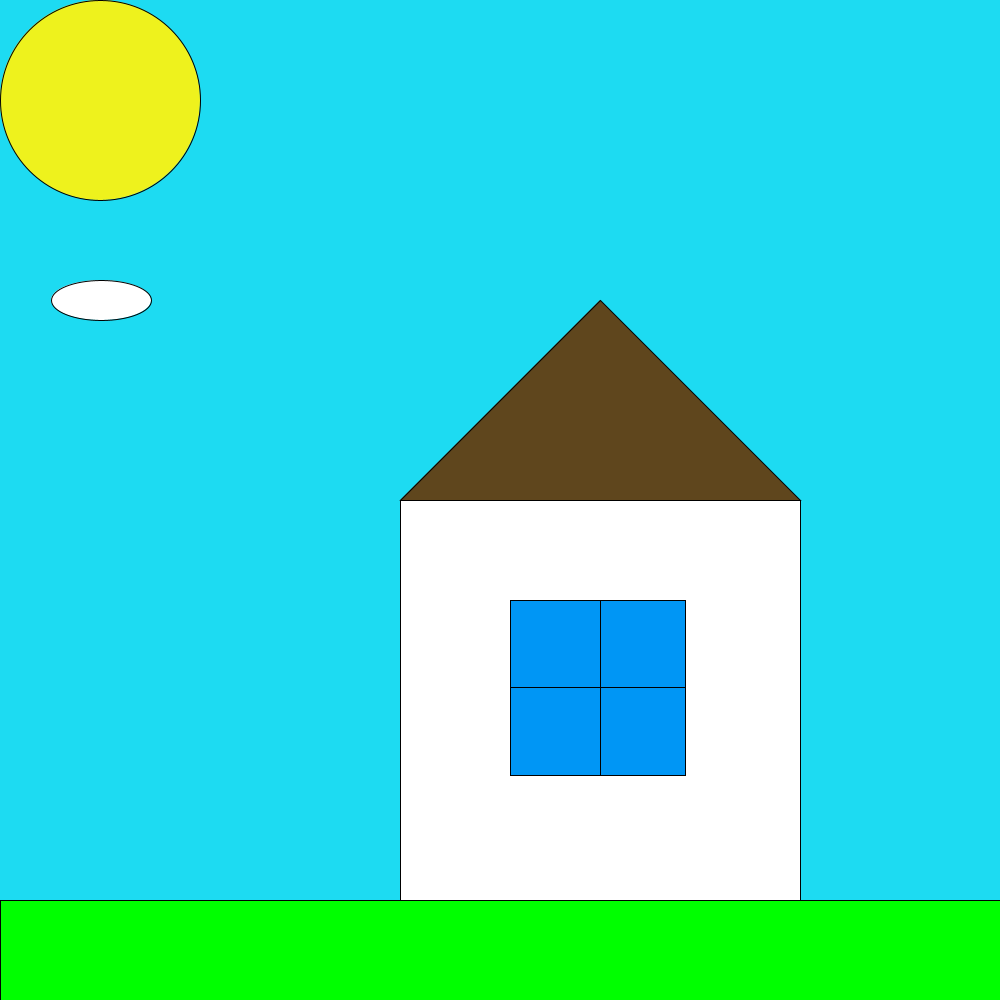
Frame 1 (no input)
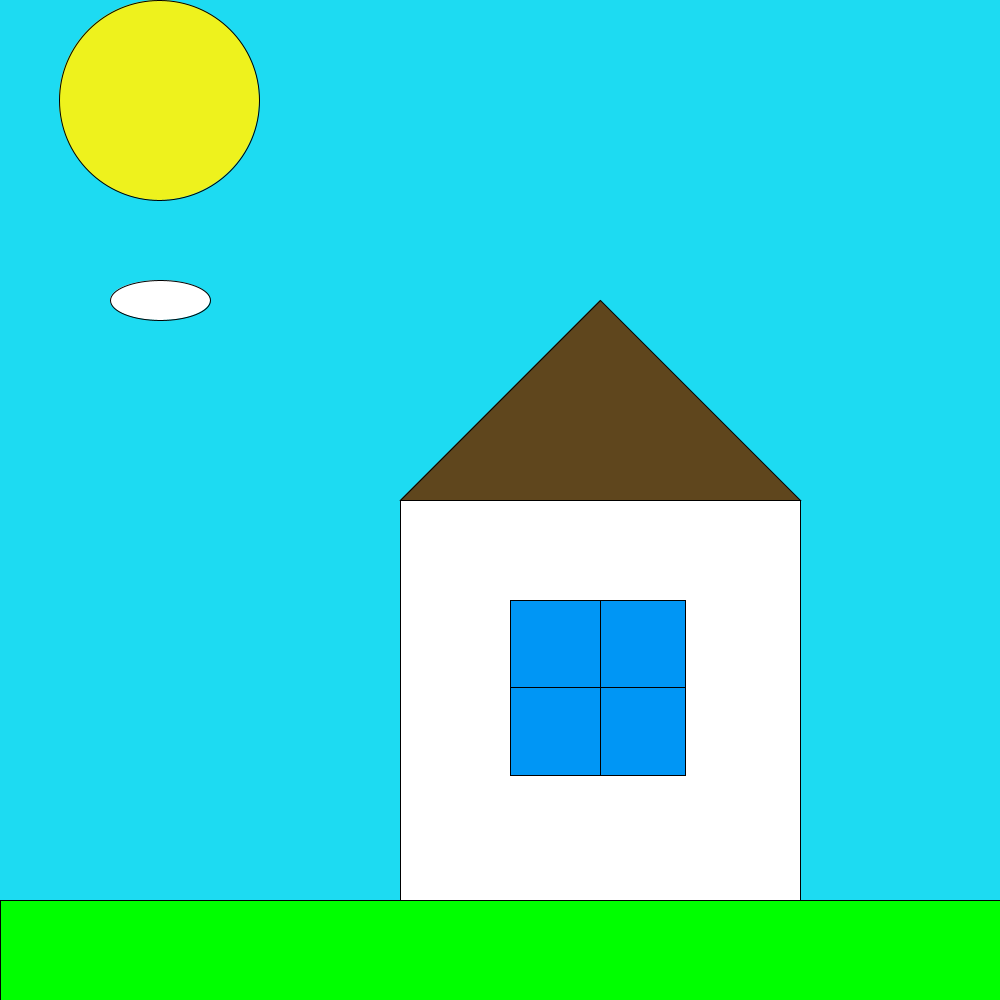
Frame 60 (the mouse pressed at the canvas centre just before this capture)
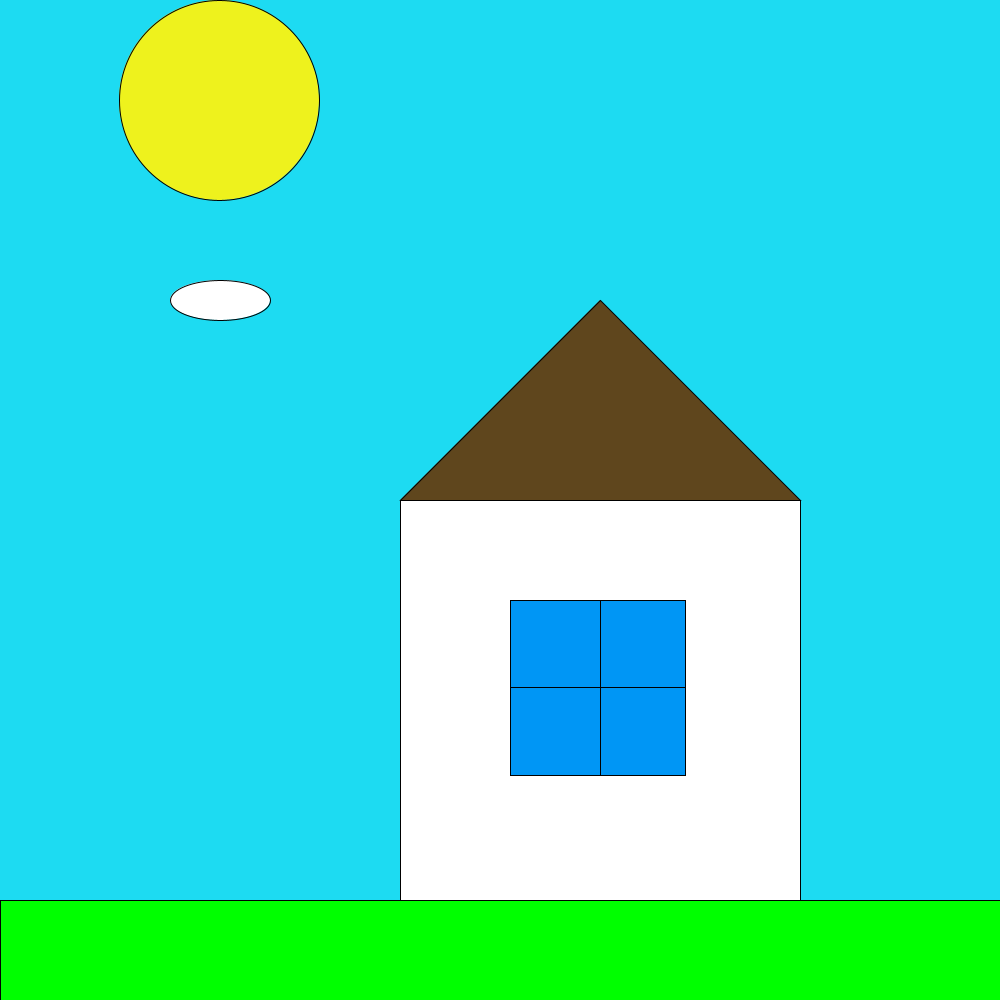
Frame 120 (the mouse held since frame 60 and released just before this capture)

The Processing sketch that drew these frames (run headless with seeded random() and noise(); from frame 60 on, the mouse is pressed at the canvas centre):

// Processing sketch: Samuel_House2
// ── Samuel_House2.pde
int x=0;
int a=0;
void setup()
{
  
  size(1000,1000);

}
void draw()
{
  if (x<1000)
  background(#1DDBF2 );
  if (x>1000)
  background (0,0,0);
  
 fill(255,255,255);
rect(400,500,400,400);
fill(95,70,29);
triangle(400,500,600,300,800,500);
fill(0,255,0);
rect(0,900,1000,100);
fill(0,150,245);
rect(510,600,175,175);
line(600,600,600,775);
line(510,687,685,687);
fill(#EEF21D);
ellipse(100+x,100,200,200);
x=x+1;
if(x>1700)
{
  x=0;
}
fill(255,255,255);

if (x>1000)
ellipse(x-1000,100,200,200);
ellipse(100+x,300,100,40);
a=a+15;
if (a>1900)
{
  a=0;
}
}
